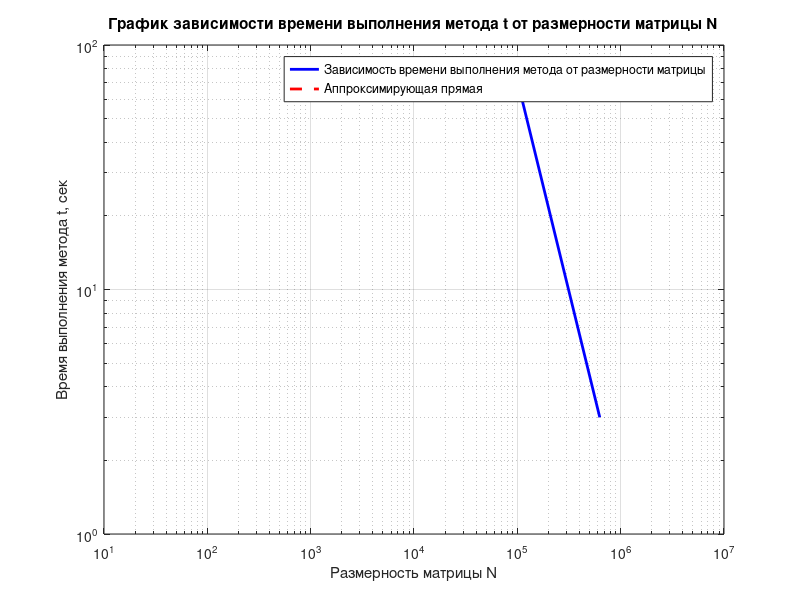
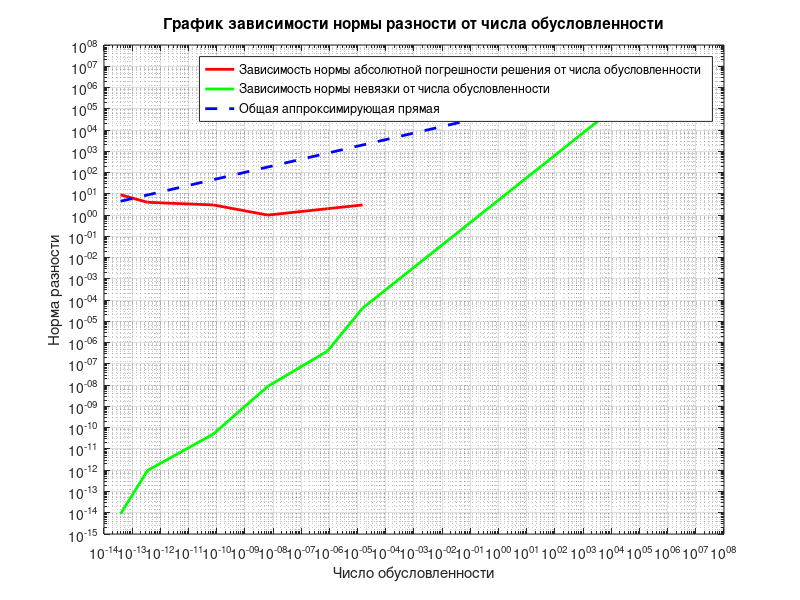
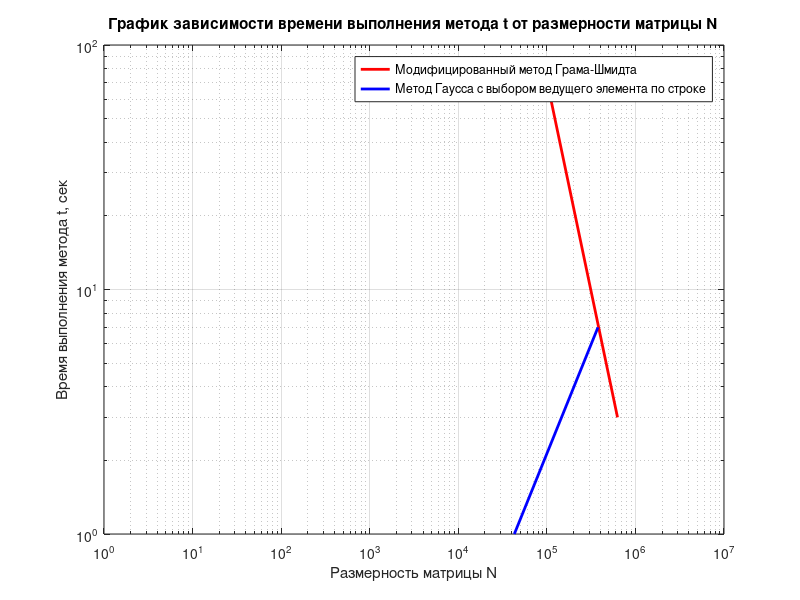
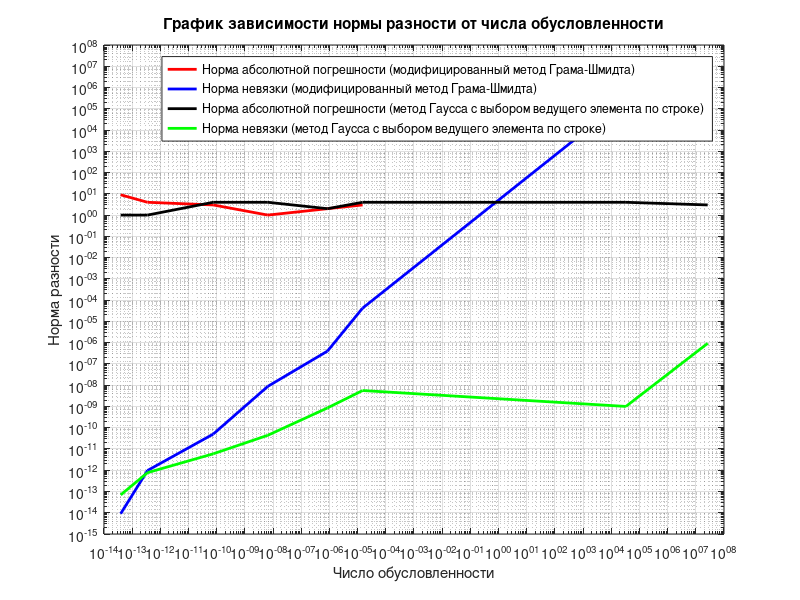

Write MATLAB code to recreate these figures, in order.
[Q, r]=qr(rand(10)); %генерирует случайную матрицу 10 на 10, разложенную на Q*R
QT = transpose(Q); %транспонирует матрицу Q
X = [1; 2; 3; 4; 5; 6; 7; 8; 9; 10]; %столбец решений
FileName3=fopen('file.txt','w'); %открывает файл для записи данных
format longEng %изменяет формат выходного отображения на longEng (15 цифр после запятой)
for i = 1:8
    vec = ones([1, 10]);
    vec(1) = 10^i;
    D = diag(vec); %диагональная матрица с определенным числом обусловленностей
    A = QT * D * Q; %получает симметричную матрицу 
    b = A * X; %получает столбец свободных чисел
    FullMatrix = horzcat(A,b); %получает расширенную матрицу
    for j = 1:10
        for m = 1:11 %записывает в файл элементы матрицы
            fprintf(FileName3,'%.15f ', FullMatrix(j,m));
        end
    end
end

%график зависимости времени выполнения метода t от размерности матрицы N
x1 = xlsread('time3.csv', 'B1:B8'); %считывает из таблицы значения для оси Х
y1 = xlsread('time3.csv', 'A1:A8'); %считывает из таблицы значения для оси Y

%крайние точки аппроксимирующей прямой для графика времени
x12 = x1(1);
x13 = x1(8);
y12 = y1(1)/2;
y13 = y1(8)/2;

figure
loglog(x1, y1, '-b','LineWidth', 2); %строит график
grid on; %строит сетку
hold on; %сохраняет график
loglog([x12 x13], [y12 y13], '--r','LineWidth', 2); %строит аппроксимирующую прямую
hold on; %сохраняет график
title('График зависимости времени выполнения метода t от размерности матрицы N') %заголовок
xlabel('Размерность матрицы N') %подпись оси х
ylabel('Время выполнения метода t, сек') %подпись оси у
%легенда
legend('Зависимость времени выполнения метода от размерности матрицы', ...
    'Аппроксимирующая прямая');

%график зависимости нормы разности от числа обусловленности
x2 = xlsread('norm3.csv', 'C1:C8'); %считывает из таблицы значения для оси Х
y2 = xlsread('norm3.csv', 'A1:A8'); %считывает из таблицы значения для оси Y
y3 = xlsread('norm3.csv', 'B1:B8'); %считывает из таблицы значения для оси Y

%крайние точки аппроксимирующей прямой для графика норм
x22 = x2(1);
x23 = x2(8);
y22 = y2(1)/2;
y23 = y3(8)/1.4;

figure
loglog(x2, y2, '-r','LineWidth', 2); %строит график для абсолютной погрешности
grid on; %строит сетку
hold on; %сохраняет график
loglog(x2, y3, '-g','LineWidth', 2); %строит график для невязки
hold on; %сохраняет график
loglog([x22 x23], [y22 y23], '--b','LineWidth', 2); %строит аппроксимирующую прямую
hold on; %сохраняет график
title('График зависимости нормы разности от числа обусловленности'); %заголовок
xlabel('Число обусловленности'); %подпись оси x
ylabel('Норма разности'); %подпись оси у
%легенда
legend('Зависимость нормы абсолютной погрешности решения от числа обусловленности', ...
    'Зависимость нормы невязки от числа обусловленности', ...
    'Общая аппроксимирующая прямая');

%сравнение с методом Гаусса с выбором ведущего элемента по строке
%время
x4 = xlsread('time2.csv', 'B1:B8'); %считывает из таблицы значения для оси Х
y4 = xlsread('time2.csv', 'A1:A8'); %считывает из таблицы значения для оси Y
figure
loglog(x1, y1, '-r','LineWidth', 2); %строит график для метода Грама-Шмидта
grid on; %строит сетку
hold on; %сохраняет график
loglog(x4, y4, '-b','LineWidth', 2); %строит график для метода Гаусса
hold on; %сохраняет график
title('График зависимости времени выполнения метода t от размерности матрицы N') %заголовок
xlabel('Размерность матрицы N') %подпись оси х
ylabel('Время выполнения метода t, сек') %подпись оси у
%легенда
legend('Модифицированный метод Грама-Шмидта', ...
    'Метод Гаусса с выбором ведущего элемента по строке');

%норма разности
y5 = xlsread('norm2.csv', 'A1:A8'); %считывает из таблицы значения для оси Х
y6 = xlsread('norm2.csv', 'B1:B8'); %считывает из таблицы значения для оси Y
figure
loglog(x2, y2, '-r','LineWidth', 2); %строит график для абсолютной погрешности (Грам-Шмидт)
grid on; %строит сетку
hold on; %сохраняет график
loglog(x2, y3, '-b','LineWidth', 2); %строит график для невязки (Грам-Шмидт)
hold on; %сохраняет график
loglog(x2, y5, '-k','LineWidth', 2); %строит график для абсолютной погрешности (Гаусс)
hold on; %сохраняет график
loglog(x2, y6, '-g','LineWidth', 2); %строит график для невязки (Гаусс)
hold on; %сохраняет график
title('График зависимости нормы разности от числа обусловленности'); %заголовок
xlabel('Число обусловленности'); %подпись оси x
ylabel('Норма разности'); %подпись оси у
%легенда
legend('Норма абсолютной погрешности (модифицированный метод Грама-Шмидта)', ...
    'Норма невязки (модифицированный метод Грама-Шмидта)', ...
    'Норма абсолютной погрешности (метод Гаусса с выбором ведущего элемента по строке)', ...
    'Норма невязки (метод Гаусса с выбором ведущего элемента по строке)');